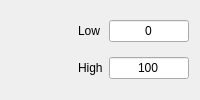
         <widget class="QWidget" name="tab_unix">
          <attribute name="title">
           <string>Uniform</string>
          </attribute>
          <layout class="QGridLayout" name="gridLayout_2">
           <item row="0" column="2">
            <widget class="QLineEdit" name="ln_unixlow">
             <property name="sizePolicy">
              <sizepolicy hsizetype="Minimum" vsizetype="Fixed">
               <horstretch>0</horstretch>
               <verstretch>0</verstretch>
              </sizepolicy>
             </property>
             <property name="maximumSize">
              <size>
               <width>80</width>
               <height>16777215</height>
              </size>
             </property>
             <property name="text">
              <string>0</string>
             </property>
             <property name="alignment">
              <set>Qt::AlignCenter</set>
             </property>
            </widget>
           </item>
           <item row="1" column="2">
            <widget class="QLineEdit" name="ln_unixhigh">
             <property name="sizePolicy">
              <sizepolicy hsizetype="Minimum" vsizetype="Fixed">
               <horstretch>0</horstretch>
               <verstretch>0</verstretch>
              </sizepolicy>
             </property>
             <property name="maximumSize">
              <size>
               <width>80</width>
               <height>16777215</height>
              </size>
             </property>
             <property name="text">
              <string>100</string>
             </property>
             <property name="alignment">
              <set>Qt::AlignCenter</set>
             </property>
            </widget>
           </item>
           <item row="1" column="1">
            <widget class="QLabel" name="label_13">
             <property name="text">
              <string>High</string>
             </property>
            </widget>
           </item>
           <item row="0" column="1">
            <widget class="QLabel" name="label_12">
             <property name="text">
              <string>Low</string>
             </property>
            </widget>
           </item>
           <item row="0" column="0">
            <spacer name="horizontalSpacer_2">
             <property name="orientation">
              <enum>Qt::Horizontal</enum>
             </property>
             <property name="sizeHint" stdset="0">
              <size>
               <width>40</width>
               <height>20</height>
              </size>
             </property>
            </spacer>
           </item>
          </layout>
         </widget>
